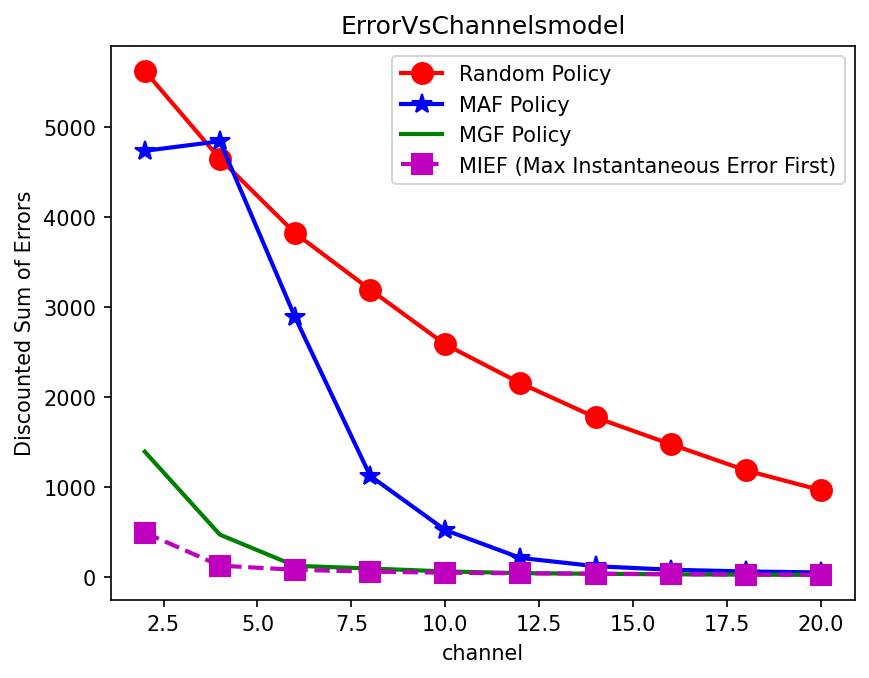

The Python source for this figure:
"""
ErrorVsChannelsmodel.py - 1:1 Python port of ErrorVsChannelsmodel.m

Sweeps over channels with km=9 model-based penalty functions:
  - tasks with j % 3 == 0 : linear (1..B)
  - tasks with j % 3 == 1 : 10*log(1..B)
  - tasks with j % 3 == 2 : exp(0.5*(1..B))
(1-indexed j in MATLAB; we replicate exactly.)
"""
import os
import sys
import numpy as np
import matplotlib.pyplot as plt

sys.path.insert(0, os.path.dirname(os.path.abspath(__file__)))

from MGF1 import MGF1
from MAF1 import MAF1
from MIEF1 import MIEF1
from randpolicy import randpolicy


TITER = int(os.environ.get("INFOCOM_TITER", "10000"))
SEED = int(os.environ.get("INFOCOM_SEED", "0"))


def main():
    np.random.seed(SEED)
    B = 20
    km = 9
    p = np.zeros((km, B))
    for j in range(1, km + 1):  # MATLAB j = 1..km
        if j % 3 == 0:
            p[j - 1, :B] = np.arange(1, B + 1)
        elif j % 3 == 1:
            p[j - 1, :B] = 10 * np.log(np.arange(1, B + 1))
        else:
            p[j - 1, :B] = np.exp(0.5 * np.arange(1, B + 1))

    M = 20
    N = 10
    T = 100

    n = np.ones((M, km))
    c = np.ones((M, km)) * 2

    w = np.zeros((M, km))
    for m in range(M):
        for j in range(km):
            if (m + 1) > M / 2:
                w[m, j] = 0.01
            else:
                w[m, j] = 1

    channel = np.arange(2, 21, 2)
    K = T
    gamma = 0.9

    pmgf = np.zeros(len(channel))
    pmaf = np.zeros(len(channel))
    pmief = np.zeros(len(channel))
    prand = np.zeros(len(channel))

    for ch in range(len(channel)):
        N = int(channel[ch])
        print(f"\n=== N = {N} ===")
        pmgf[ch] = MGF1(M, N, km, T, B, K, n, c, w, gamma, p, titer=TITER)
        pmaf[ch] = MAF1(M, N, km, T, B, K, n, c, w, gamma, p)
        pmief[ch] = MIEF1(M, N, km, T, B, K, n, c, w, gamma, p)
        prand[ch] = randpolicy(M, N, km, T, B, K, n, c, w, gamma, p)

    here = os.path.dirname(os.path.abspath(__file__))
    np.savetxt(os.path.join(here, 'ErrorVsChannelsmodel_data.csv'),
               np.column_stack([channel, prand, pmaf, pmgf, pmief]),
               delimiter=',', header='channel,prand,pmaf,pmgf,pmief', comments='')

    plt.figure()
    plt.plot(channel, prand, 'ro-', label='Random Policy',
             linewidth=2, markersize=10)
    plt.plot(channel, pmaf, 'b*-', label='MAF Policy',
             linewidth=2, markersize=10)
    plt.plot(channel, pmgf, 'g-', label='MGF Policy',
             linewidth=2, markersize=10)
    plt.plot(channel, pmief, 'ms--', label='MIEF (Max Instantaneous Error First)',
             linewidth=2, markersize=10)
    plt.xlabel('channel')
    plt.ylabel('Discounted Sum of Errors')
    plt.legend()
    plt.title('ErrorVsChannelsmodel')
    out = os.path.join(here, 'ErrorVsChannelsmodel.png')
    plt.savefig(out, dpi=150, bbox_inches='tight')
    print(f"\nSaved plot to {out}")
    plt.show()


if __name__ == "__main__":
    main()
